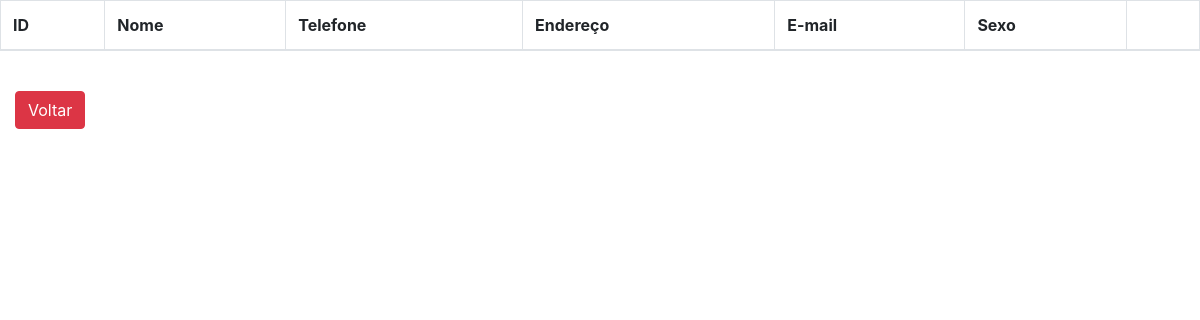
The page /cliente/ on the database as committed earlier.
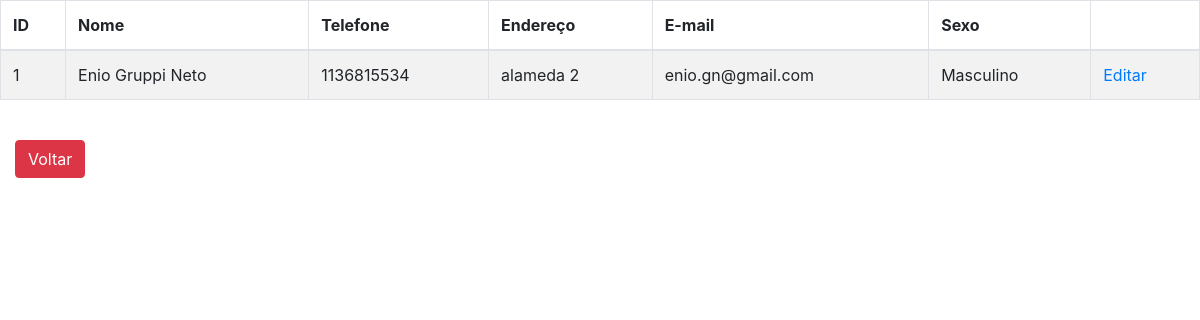
The same page on the database as committed later.
### tables this page shows
CREATE TABLE cliente (
    id_cliente INTEGER PRIMARY KEY AUTOINCREMENT,
    nome VARCHAR(50) NOT NULL,
    sexo VARCHAR(1) NOT NULL,
    telefone CHAR(11) NULL,
    endereco CHAR(100) NULL,
    email CHAR(100) NULL
);

### clientes.py (the view)
@app.route("/cliente/")
def listar_clientes_api():
    return render_template("lista_clientes.html", clientes = listar_clientes())

### clientes.py (called while the page is built)
def row_to_dict(description, row):
    if row == None:
        return None
    d = {}
    for i in range(0, len(row)):
        d[description[i][0]] = row[i]
    return d

def rows_to_dict(description, rows):
    result = []
    for row in rows:
        result.append(row_to_dict(description, row))
    return result

def conectar():
    return sqlite3.connect('clientes.db')

def listar_clientes():
    with closing(conectar()) as con, closing(con.cursor()) as cur:
        cur.execute("SELECT id_cliente, nome, sexo, telefone, endereco, email FROM cliente ORDER BY id_cliente")
        return rows_to_dict(cur.description, cur.fetchall())

### templates/lista_clientes.html (shortened to what this page needs)
<!DOCTYPE html>
<html>
<head>
    <link href="//maxcdn.bootstrapcdn.com/bootstrap/4.1.1/css/bootstrap.min.css" rel="stylesheet" id="bootstrap-css">
</head>
<body>
    <div class="table-responsive" id="sailorTableArea">
        <table id="sailorTable" class="table table-striped table-bordered" width="100%">
            <thead>
                <tr>
                    <th>ID</th>
                    <th>Nome</th>
                    <th>Telefone</th>
                    <th>Endereço</th>
                    <th>E-mail</th>
                    <th>Sexo</th>
                    <th>&nbsp;</th>
                </tr>
            </thead>
            <tbody>
                {% for cliente in clientes %}
                <tr>
                    <td>{{cliente['id_cliente']}}</td>
                    <td>{{cliente['nome']}}</td>
                    <td>{{cliente['telefone']}}</td>
                    <td>{{cliente['endereco']}}</td>
                    <td>{{cliente['email']}}</td>
                    <td>{% if cliente['sexo'] == 'M' %}Masculino{% else %}Feminino{% endif %}</td>
                    <td><a href="/cliente/{{cliente['id_cliente']}}" class="botao">Editar</a></td>
                </tr>
                {% endfor %}
            </tbody>
        </table>
    </div>
    <div class="form-group">
        <label class="col-md-4 control-label" for="btnsalvar"></label>
        <div class="col-md-8">
            <a id="btncancelar" name="btncancelar" class="btn btn-danger" href="/menu">Voltar</a>
        </div>
    </div>
</body>
</html>

Rows that differ between the two databases and show on the page:
added cliente: id_cliente "1", nome "Enio Gruppi Neto", telefone "1136815534", endereco "alameda 2", email "enio.gn@gmail.com", sexo "Masculino"
